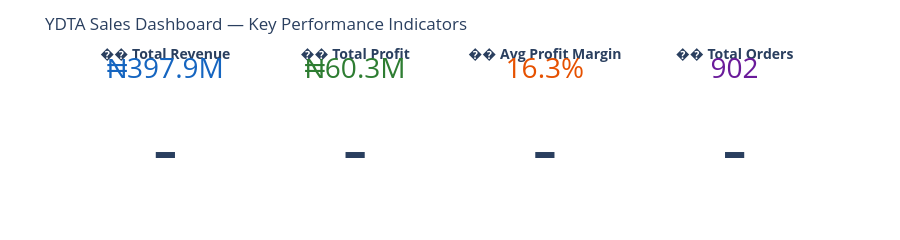

Notebook source saved alongside this figure:
### Code cell
#KPI summary tiles
total_revenue = hm_balanced['Total_Sales'].sum() 
total_profit = hm_balanced['Profit'].sum() 
avg_margin = hm_balanced['Profit_Margin'].mean() 
total_orders = hm_balanced['Order_ID'].nunique() 
fig = go.Figure() 
kpis = [ 
 ('�� Total Revenue', f'₦{total_revenue/1e6:.1f}M', '#1565C0'),  ('�� Total Profit', f'₦{total_profit/1e6:.1f}M', '#2E7D32'),  ('�� Avg Profit Margin', f'{avg_margin:.1f}%', '#E65100'),  ('�� Total Orders', f'{total_orders:,}', '#6A1B9A'), ] 
for i, (label, value, color) in enumerate(kpis): 
 fig.add_trace(go.Indicator( 
 mode='number', 
 value=None, 
 title={'text': f'<b>{label}</b><br>' 
 f'<span style="font-size:28px;color:{color}">{value}</span>',  'font': {'size': 14}}, 
 domain={'row': 0, 'column': i} 
 )) 
fig.update_layout( 
 grid={'rows': 1, 'columns': 4}, 
 height=160, 
 title='YDTA Sales Dashboard — Key Performance Indicators', 
 margin={'t': 60, 'b': 10} 
) 
fig.show()

### Figure 1 — Plotly figure (JSON) as saved in the notebook; plotly's stock layout.template omitted (floating-point values rounded to 4 significant figures)
{"data": [{"domain": {"column": 0, "row": 0}, "mode": "number", "title": {"font": {"size": 14}, "text": "<b>�� Total Revenue</b><br><span style=\"font-size:28px;color:#1565C0\">₦397.9M</span>"}, "type": "indicator"}, {"domain": {"column": 1, "row": 0}, "mode": "number", "title": {"font": {"size": 14}, "text": "<b>�� Total Profit</b><br><span style=\"font-size:28px;color:#2E7D32\">₦60.3M</span>"}, "type": "indicator"}, {"domain": {"column": 2, "row": 0}, "mode": "number", "title": {"font": {"size": 14}, "text": "<b>�� Avg Profit Margin</b><br><span style=\"font-size:28px;color:#E65100\">16.3%</span>"}, "type": "indicator"}, {"domain": {"column": 3, "row": 0}, "mode": "number", "title": {"font": {"size": 14}, "text": "<b>�� Total Orders</b><br><span style=\"font-size:28px;color:#6A1B9A\">902</span>"}, "type": "indicator"}], "layout": {"grid": {"columns": 4, "rows": 1}, "height": 160, "margin": {"b": 10, "t": 60}, "title": {"text": "YDTA Sales Dashboard — Key Performance Indicators"}}}
